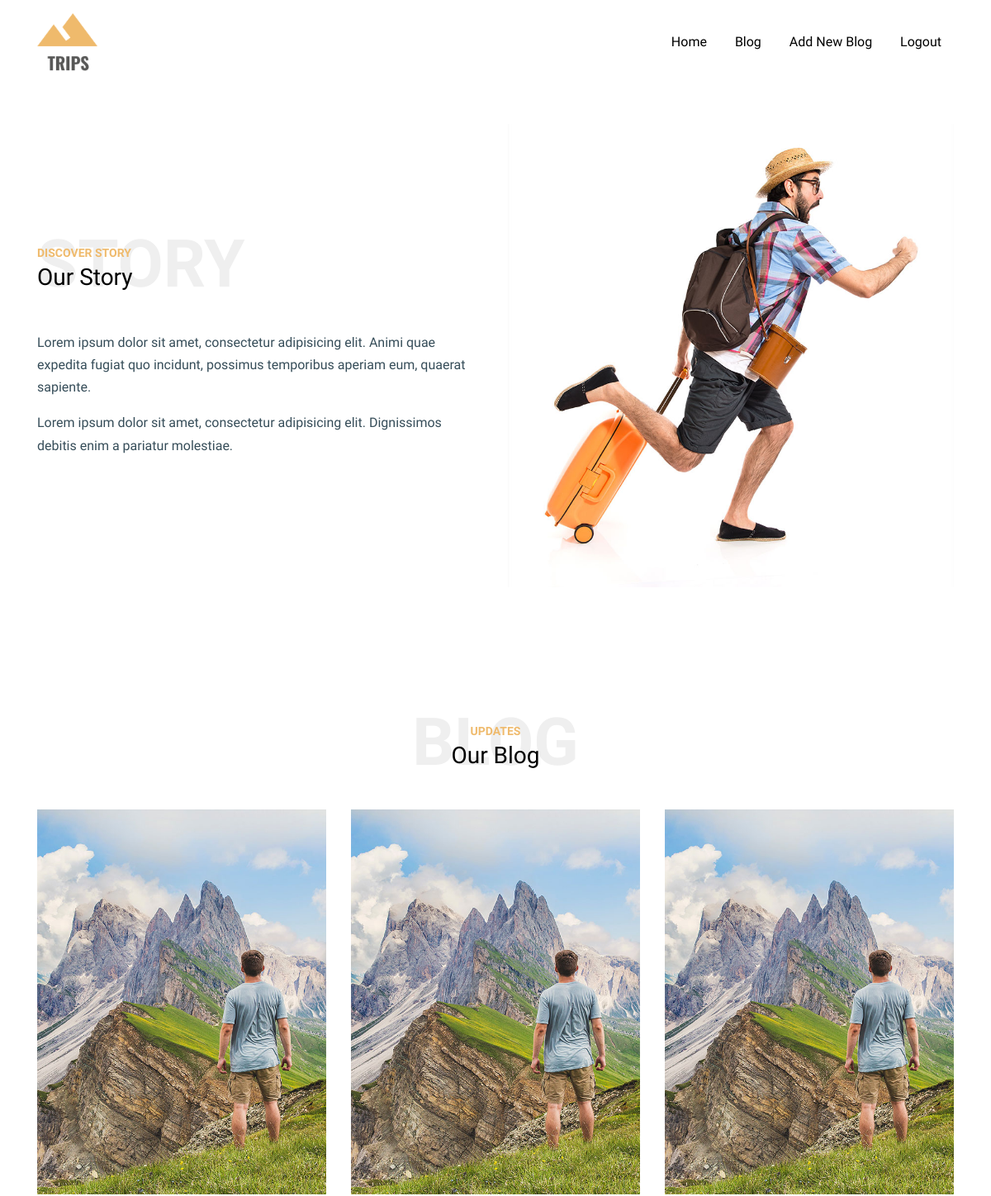
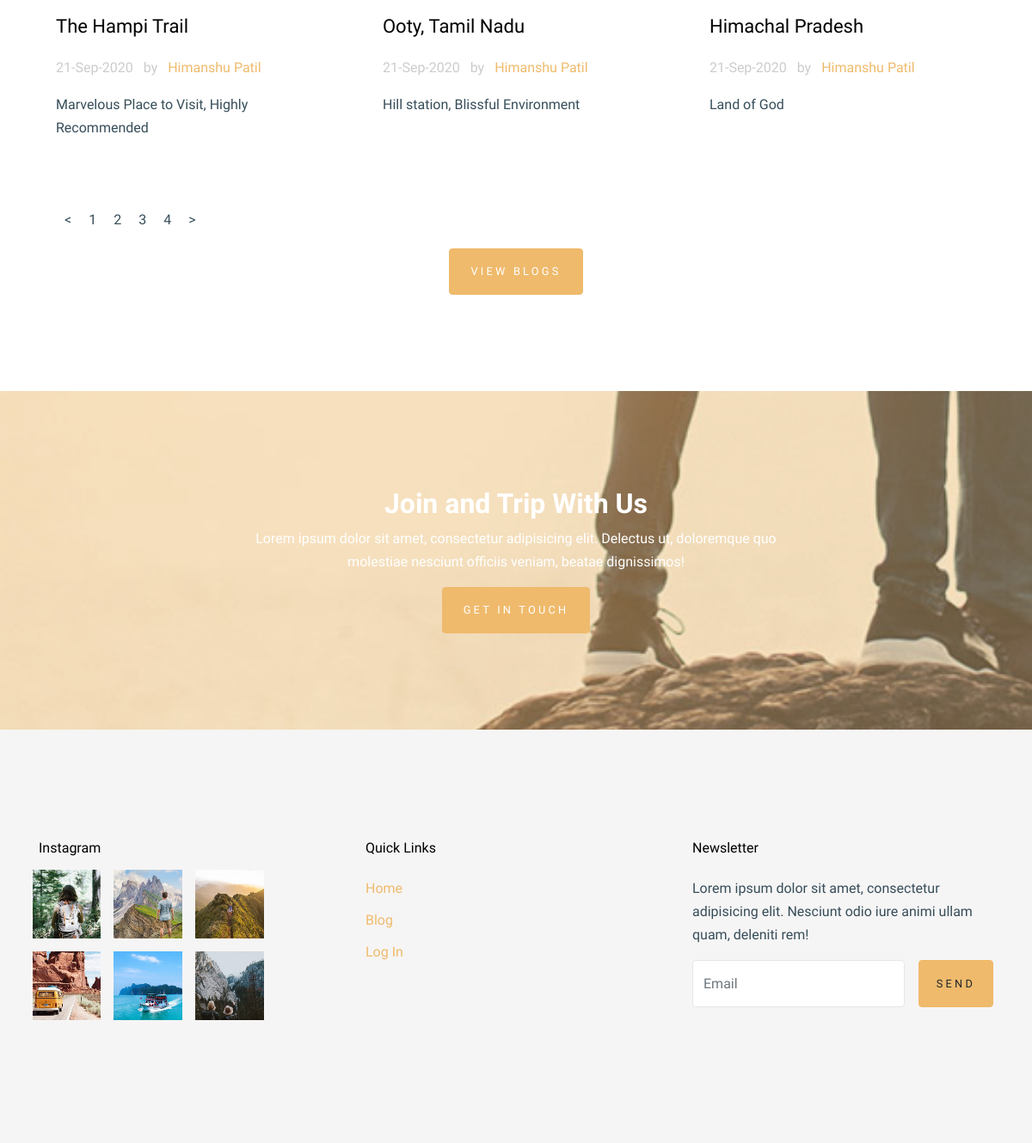
The app's page /AUTHOR/index.php (signed in) with its own data (2 pictures, top to bottom).
### tables this page shows
CREATE TABLE `post_details` (
  `POST_ID` varchar(50) NOT NULL,
  `USER_ID` varchar(50) NOT NULL,
  `PARENT_ID` varchar(50) NOT NULL,
  `TITLE` varchar(50) NOT NULL,
  `SLUG` varchar(50) NOT NULL,
  `SUMMARY` varchar(500) NOT NULL,
  `PUBLISHED` tinyint(4) NOT NULL COMMENT '1-Published, 2-Unpublished',
  `DATE_CREATED` datetime NOT NULL,
  `DATE_MODIFIED` datetime NOT NULL,
  `PUBLISHED_ON` date NOT NULL,
  `CONTENT` longtext NOT NULL,
  `DELFLAG` tinyint(4) NOT NULL DEFAULT 1 COMMENT '1- Not Deleted, 2- Deleted'
);

CREATE TABLE `member_details` (
  `USER_ID` varchar(50) NOT NULL,
  `FIRST_NAME` varchar(50) NOT NULL,
  `LAST_NAME` varchar(50) NOT NULL,
  `MOBILE` varchar(50) NOT NULL,
  `EMAIL` varchar(50) NOT NULL,
  `DOB` date NOT NULL,
  `PASSWORD` varchar(50) NOT NULL,
  `PROFILE` varchar(50) NOT NULL,
  `INTRO` varchar(100) NOT NULL,
  `LAST_LOGIN` datetime NOT NULL
);

### AUTHOR/class/author_class.php (called while the page is built, shortened)
<?php
	$path = '../class/';
	include_once($path.'config.php');
class AuthorClass
{
			function getPostData()
		{
			global $con;
			$fetch_post = "SELECT `POST_ID`, `USER_ID`, `PARENT_ID`, `TITLE`, `SLUG`, `SUMMARY`, `PUBLISHED`, `DATE_CREATED`, `DATE_MODIFIED`, `PUBLISHED_ON`, `CONTENT` FROM `post_details` WHERE DELFLAG = 1";
        	$selresult = $con->query($fetch_post);
			while($final = $selresult->fetch_assoc())
			{
				$finalArray[$final['POST_ID']]=$final;
			}
			return $finalArray;
		}
		function getAuthorDetails()
		{
			global $con;
			$fetch_post = "SELECT `USER_ID`, `FIRST_NAME`, `LAST_NAME`, `MOBILE`, `EMAIL`, `DOB`, `PASSWORD`, `PROFILE`, `INTRO`, `LAST_LOGIN` FROM `member_details` WHERE PROFILE = 'Author'";
        	$selresult = $con->query($fetch_post);
			while($final = $selresult->fetch_assoc())
			{
				$finalArray=$final;
			}
			return $finalArray;
		}
}
	$author_class = new AuthorClass();
?>

### AUTHOR/index.php (the view, shortened to what this page needs)
<?php
    $path = '../';
    include_once($path."class/login.php");
    include_once("class/author_class.php");
    $PostData = $author_class->getPostData();
    $AuthorData = $author_class->getAuthorDetails();
?>
<!doctype html>
<html lang="en">
  <head>
    <link rel="stylesheet" href="fonts/icomoon/style.css">
    <link rel="stylesheet" href="css/bootstrap.min.css">
    <link rel="stylesheet" href="css/bootstrap-datepicker.css">
    <link rel="stylesheet" href="css/jquery.fancybox.min.css">
    <link rel="stylesheet" href="css/owl.carousel.min.css">
    <link rel="stylesheet" href="css/owl.theme.default.min.css">
    <link rel="stylesheet" href="fonts/flaticon/font/flaticon.css">
    <link rel="stylesheet" href="css/aos.css">
    <link rel="stylesheet" href="css/style.css">
  </head>
  <body data-spy="scroll" data-target=".site-navbar-target" data-offset="300">
    <div class="site-wrap" id="home-section">
<?php include_once('headerAuthor.php'); ?>
    <div class="site-section py-5">
      <div class="container">
        <div class="row align-items-center">
          <div class="col-md-6">
            <div class="heading-39101 mb-5">
              <span class="backdrop">Story</span>
              <span class="subtitle-39191">Discover Story</span>
              <h3>Our Story</h3>
            </div>
            <p>Lorem ipsum dolor sit amet, consectetur adipisicing elit. Animi quae expedita fugiat quo incidunt, possimus temporibus aperiam eum, quaerat sapiente.</p>
            <p>Lorem ipsum dolor sit amet, consectetur adipisicing elit. Dignissimos debitis enim a pariatur molestiae.</p>
          </div>
          <div class="col-md-6" data-aos="fade-right">
            <img src="images/traveler.jpg" alt="Image" class="img-fluid">
          </div>
        </div>
      </div>
    </div>
    <div class="site-section">
      <div class="container cont">
        <div class="row justify-content-center text-center">
          <div class="col-md-10">
            <div class="heading-39101 mb-5">
              <span class="backdrop text-center">Blog</span>
              <span class="subtitle-39191">Updates</span>
              <h3>Our Blog</h3>
            </div>
          </div>
        </div>
        <div class="cont">
        <div class="row page_div">
              <?php
                foreach ($PostData as $key => $value) {
              ?>
          <div class="col-lg-4 col-md-6 mb-4  single-item">
            <div class="post-entry-1 h-100">
              <a href="single.php?id=<?php echo $value['POST_ID']; ?>">
                <img src="images/img_2.jpg" alt="Image"
                 class="img-fluid">
              </a>
              <div class="post-entry-1-contents">
                <h2><a href="single.php?id=<?php echo $value['POST_ID']; ?>"><?php echo $value['TITLE'];  ?></a></h2>
                <span class="meta d-inline-block mb-3"><?php echo date('d-M-Y', strtotime($value['PUBLISHED_ON']));  ?> <span class="mx-2">by</span> <a href="#"><?php echo $AuthorData['FIRST_NAME'] . " " . $AuthorData['LAST_NAME']; ?></a></span>
                <p><?php echo $value['SUMMARY']; ?></p>
              </div>
            </div>
          </div>
             <?php
                }
              ?>
        </div>
        </div>
          <div class="col-lg-12 text-center">
              <p class="mb-0">
                <a href="blog.php" class="btn btn-primary text-white py-3 px-4">View Blogs</a>
              </p>
          </div>
      </div>
    </div>
    <div class="site-section bg-image overlay" style="background-image: url('images/hero_1.jpg')">
      <div class="container">
        <div class="row justify-content-center">
          <div class="col-md-7 text-center">
            <h2 class="font-weight-bold text-white">Join and Trip With Us</h2>
            <p class="text-white">Lorem ipsum dolor sit amet, consectetur adipisicing elit. Delectus ut, doloremque quo molestiae nesciunt officiis veniam, beatae dignissimos!</p>
            <p class="mb-0"><a href="#" class="btn btn-primary text-white py-3 px-4">Get In Touch</a></p>
          </div>
        </div>
      </div>
    </div>
    <footer class="site-footer bg-light">
      <div class="container">
        <div class="row">
          <div class="col-lg-3">
            <h2 class="footer-heading mb-3">Instagram</h2>
            <div class="row">
              <div class="col-4 gal_col">
                <a href="#"><img src="images/insta_1.jpg" alt="Image" class="img-fluid"></a>
              </div>
              <div class="col-4 gal_col">
                <a href="#"><img src="images/insta_2.jpg" alt="Image" class="img-fluid"></a>
              </div>
              <div class="col-4 gal_col">
                <a href="#"><img src="images/insta_3.jpg" alt="Image" class="img-fluid"></a>
              </div>
              <div class="col-4 gal_col">
                <a href="#"><img src="images/insta_4.jpg" alt="Image" class="img-fluid"></a>
              </div>
              <div class="col-4 gal_col">
                <a href="#"><img src="images/insta_5.jpg" alt="Image" class="img-fluid"></a>
              </div>
              <div class="col-4 gal_col">
                <a href="#"><img src="images/insta_6.jpg" alt="Image" class="img-fluid"></a>
              </div>
            </div>
          </div>
          <div class="col-lg-8 ml-auto">
            <div class="row">
              <div class="col-lg-6 ml-auto">
                <h2 class="footer-heading mb-4">Quick Links</h2>
                <ul class="list-unstyled">
                  <li><a href="#">Home</a></li>
                  <li><a href="#">Blog</a></li>
                  <li><a href="#">Log In</a></li>
                </ul>
              </div>
              <div class="col-lg-6">
                <h2 class="footer-heading mb-4">Newsletter</h2>
                <p>Lorem ipsum dolor sit amet, consectetur adipisicing elit. Nesciunt odio iure animi ullam quam, deleniti rem!</p>
                <form action="#" class="d-flex" class="subscribe">
                  <input type="text" class="form-control mr-3" placeholder="Email">
                  <input type="submit" value="Send" class="btn btn-primary">
                </form>
              </div>
            </div>
          </div>
        </div>
      </div>
    </footer>
    </div>
  </body>
</html>

### AUTHOR/headerAuthor.php (shortened to what this page needs)
<header class="site-navbar site-navbar-target" role="banner">
  <div class="container">
    <div class="row align-items-center position-relative">
      <div class="col-3 ">
        <div class="site-logo">
          <a href="index.php" class="font-weight-bold">
            <img src="images/logo.png" alt="Image" class="img-fluid">
          </a>
        </div>
      </div>
      <div class="col-9  text-right">
        <nav class="site-navigation text-right ml-auto d-none d-lg-block" role="navigation">
          <ul class="site-menu main-menu js-clone-nav ml-auto ">
            <li><a href="index.php" class="nav-link">Home</a></li>
            <li><a href="blog.php" class="nav-link">Blog</a></li>
            <li><a href="addnewblog.php" class="nav-link">Add New Blog</a></li>
            <li><a href="../logout.php" class="nav-link">Logout</a></li>
          </ul>
        </nav>
      </div>
    </div>
  </div>
</header>

### AUTHOR/css/style.css (style rules this page uses)
html { overflow-x: hidden; }
body { line-height: 1.7; color: #364d59 !important; font-weight: 300; font-size: 1rem; font-family: "Work Sans", sans-serif; }
a { -webkit-transition: .3s all ease; -o-transition: .3s all ease; transition: .3s all ease; text-decoration: none; }
h1, h2, h3, h4, h5, .h1, .h2, .h3, .h4, .h5 { color: #000; font-family: "Work Sans", sans-serif; }
.btn { font-size: .8rem; text-transform: uppercase; letter-spacing: .2rem; padding: 10px 20px; text-decoration: none; }
.form-control { height: 55px; background: #fff !important; font-family: "Work Sans", -apple-system, BlinkMacSystemFont, "Segoe UI", Roboto, "Helvetica Neue", Arial, "Noto Sans", sans-serif, "Apple Color Emoji", "Segoe UI Emoji", "Segoe UI Symbol", "Noto Color Emoji"; }
.site-section { padding: 2.5em 0; }
@media (min-width: 768px) { .site-section { padding: 5em 0; } }
.site-footer { padding: 4em 0; background: #efba6c; }
@media (min-width: 768px) { .site-footer { padding: 8em 0; } }
.site-footer ul li { margin-bottom: 10px; }
.site-footer .footer-heading { font-size: 16px; }
.bg-image { background-size: cover; background-position: center center; background-repeat: no-repeat; background-attachment: fixed; }
.bg-image.overlay { position: relative; }
.bg-image.overlay:after { position: absolute; content: ""; top: 0; left: 0; right: 0; bottom: 0; z-index: 0; width: 100%; background: rgba(239, 186, 108, 0.4); }
.bg-image > .container { position: relative; z-index: 1; }
.site-navbar { margin-bottom: 0px; z-index: 1999; top: 0; width: 100%; padding: 1rem; background: white; }
.site-navbar .site-logo { margin: 0; padding: 0; font-size: 1.7rem; }
.site-navbar .site-logo a { text-transform: uppercase; color: #fff; }
.site-navbar .site-logo a img { width: 73px; }
.site-navbar .site-navigation .site-menu { margin: 0; padding: 0; margin-bottom: 0; }
.site-navbar .site-navigation .site-menu a { text-decoration: none !important; display: inline-block; }
.site-navbar .site-navigation .site-menu > li { display: inline-block; }
.site-navbar .site-navigation .site-menu > li > a { margin-left: 15px; margin-right: 15px; padding: 20px 0px; color: #000 !important; display: inline-block; cursor:pointer; text-decoration: none !important; }
.site-mobile-menu .site-nav-wrap { padding: 0; margin: 0; list-style: none; position: relative; }
.site-mobile-menu .site-nav-wrap a { padding: 10px 20px; display: block; position: relative; color: #212529; }
.site-mobile-menu .site-nav-wrap li { position: relative; display: block; }
.site-mobile-menu .site-nav-wrap > li { display: block; position: relative; float: left; width: 100%; }
.site-mobile-menu .site-nav-wrap > li > a { padding-left: 20px; font-size: 20px; }
.site-section { padding: 7rem 0; }
.form-control { border: none; border: 1px solid #e6e6e6; }
.bg-light { background-color: #f6f5f5 !important; }
.post-entry-1 .meta { color: #ccc; }
.post-entry-1 .post-entry-1-contents { background: #fff; padding: 20px; }
.post-entry-1 .post-entry-1-contents h2 { font-size: 22px; margin-bottom: 20px; }
.post-entry-1 .post-entry-1-contents h2 a { color: #000; }
.subtitle-39191 { color: #efba6c; text-transform: uppercase; font-size: 14px; font-weight: bold; }
.heading-39101 { position: relative; }
.heading-39101 .backdrop { line-height: 1; top: -20%; position: absolute; text-transform: uppercase; z-index: -1; font-weight: 900 !important; font-size: 5rem; color: #efefef; }
.heading-39101 .backdrop.text-center { left: 50%; -webkit-transform: translateX(-50%); -ms-transform: translateX(-50%); transform: translateX(-50%); }
.row > .gal_col { padding-right: 7.5px; padding-left: 7.5px; margin-bottom: 15px; }

### records on screen
post_details: TITLE "The Hampi Trail", PUBLISHED_ON "21-Sep-2020", USER_ID.FIRST_NAME "Himanshu", USER_ID.LAST_NAME "Patil", SUMMARY "Marvelous Place to Visit, Highly Recommended"
post_details: TITLE "Ooty, Tamil Nadu", PUBLISHED_ON "21-Sep-2020", USER_ID.FIRST_NAME "Himanshu", USER_ID.LAST_NAME "Patil", SUMMARY "Hill station, Blissful Environment"
post_details: TITLE "Himachal Pradesh", PUBLISHED_ON "21-Sep-2020", USER_ID.FIRST_NAME "Himanshu", USER_ID.LAST_NAME "Patil", SUMMARY "Land of God"
